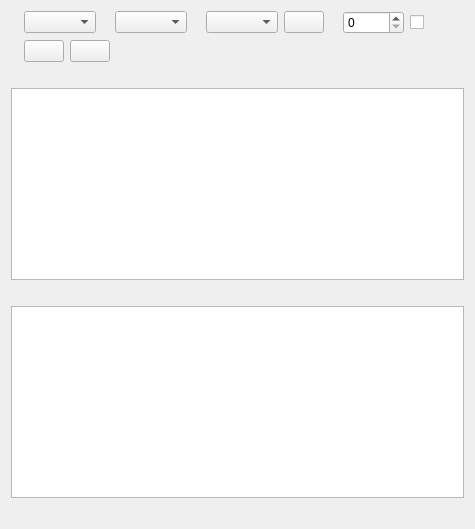
<?xml version="1.0" encoding="UTF-8"?>
<ui version="4.0">
 <class>SymbolsPage</class>
 <widget class="QWidget" name="SymbolsPage">
  <layout class="QVBoxLayout" name="pageLayout">
   <item>
    <layout class="QHBoxLayout" name="filterLayout">
     <item>
      <widget class="QLabel" name="kindLabel"/>
     </item>
     <item>
      <widget class="QComboBox" name="kindCombo"/>
     </item>
     <item>
      <widget class="QLabel" name="marketLabel"/>
     </item>
     <item>
      <widget class="QComboBox" name="marketCombo"/>
     </item>
     <item>
      <widget class="QLabel" name="brokerLabel"/>
     </item>
     <item>
      <widget class="QComboBox" name="brokerCombo"/>
     </item>
     <item>
      <widget class="QPushButton" name="fetchButton"/>
     </item>
     <item>
      <widget class="QLabel" name="autoIntervalLabel"/>
     </item>
     <item>
      <widget class="QSpinBox" name="autoIntervalSpin">
       <property name="maximum">
        <number>86400</number>
       </property>
      </widget>
     </item>
     <item>
      <widget class="QCheckBox" name="liveRefreshCheck"/>
     </item>
     <item>
      <spacer name="filterSpacer">
       <property name="orientation">
        <enum>Qt::Horizontal</enum>
       </property>
       <property name="sizeHint" stdset="0">
        <size>
         <width>40</width>
         <height>20</height>
        </size>
       </property>
      </spacer>
     </item>
    </layout>
   </item>
   <item>
    <layout class="QHBoxLayout" name="codesLayout">
     <item>
      <widget class="QLabel" name="codesLabel">
       <property name="wordWrap">
        <bool>true</bool>
       </property>
      </widget>
     </item>
     <item>
      <widget class="QPushButton" name="codesLoadButton"/>
     </item>
     <item>
      <widget class="QPushButton" name="codesRefreshButton"/>
     </item>
     <item>
      <spacer name="codesSpacer">
       <property name="orientation">
        <enum>Qt::Horizontal</enum>
       </property>
       <property name="sizeHint" stdset="0">
        <size>
         <width>40</width>
         <height>20</height>
        </size>
       </property>
      </spacer>
     </item>
    </layout>
   </item>
   <item>
    <layout class="QHBoxLayout" name="rawTitleLayout">
     <item>
      <widget class="QLabel" name="rawLabel"/>
     </item>
     <item>
      <widget class="QLabel" name="rawMessageLabel">
       <property name="wordWrap">
        <bool>true</bool>
       </property>
      </widget>
     </item>
    </layout>
   </item>
   <item>
    <widget class="QTableWidget" name="rawTable">
     <property name="editTriggers">
      <set>QAbstractItemView::NoEditTriggers</set>
     </property>
     <property name="selectionBehavior">
      <enum>QAbstractItemView::SelectRows</enum>
     </property>
    </widget>
   </item>
   <item>
    <layout class="QHBoxLayout" name="unifiedTitleLayout">
     <item>
      <widget class="QLabel" name="unifiedLabel"/>
     </item>
    </layout>
   </item>
   <item>
    <widget class="QTableWidget" name="symbolsTable">
     <property name="editTriggers">
      <set>QAbstractItemView::NoEditTriggers</set>
     </property>
     <property name="selectionBehavior">
      <enum>QAbstractItemView::SelectRows</enum>
     </property>
    </widget>
   </item>
   <item>
    <layout class="QHBoxLayout" name="summaryLayout">
     <item>
      <widget class="QLabel" name="summaryLabel"/>
     </item>
     <item>
      <widget class="QLabel" name="messageLabel">
       <property name="wordWrap">
        <bool>true</bool>
       </property>
      </widget>
     </item>
    </layout>
   </item>
  </layout>
 </widget>
 <resources/>
 <connections/>
</ui>
